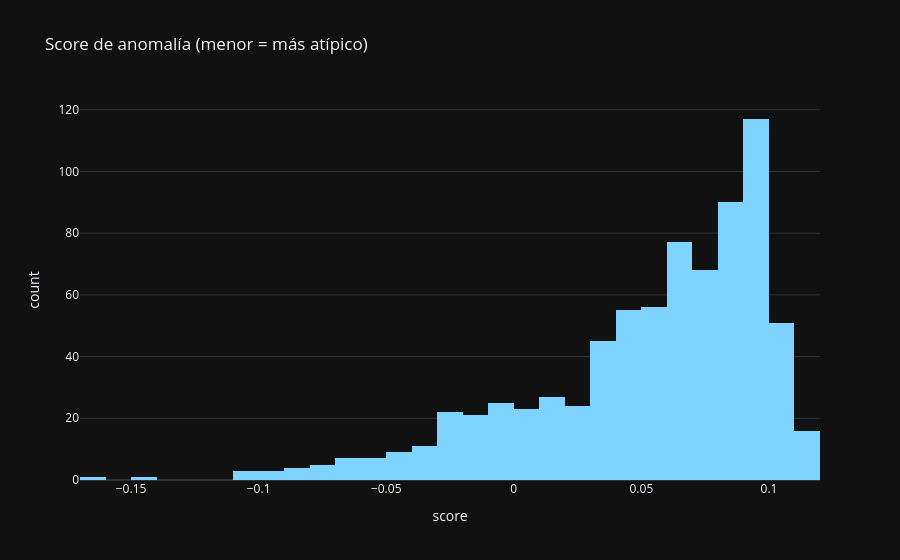
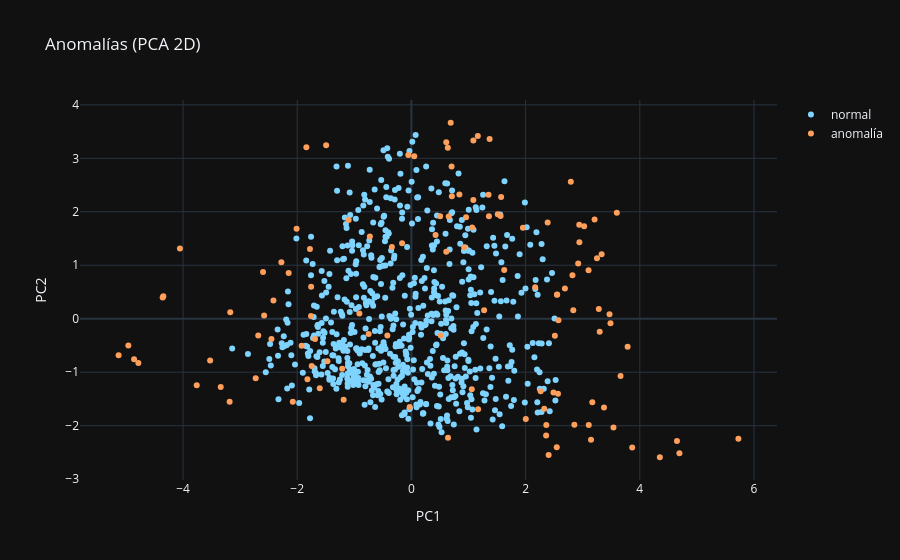

Write notebook code for charts like these, in order.
### Markdown cell above
## 📊 5 · Evaluación

Interpretación de los grupos / anomalías (proyección PCA 2D).

### Code cell
# 5 · Score de anomalía + proyección 2D (PCA)
px.histogram(x=scores, nbins=50, title='Score de anomalía (menor = más atípico)',
             labels={'x': 'score'}).show()
from sklearn.decomposition import PCA
coords = PCA(n_components=2, random_state=SEED).fit_transform(Xp)
px.scatter(x=coords[:, 0], y=coords[:, 1],
           color=df['anomalia'].map({False: 'normal', True: 'anomalía'}),
           color_discrete_map={'normal': PRIMARY, 'anomalía': ACCENT},
           labels={'x': 'PC1', 'y': 'PC2', 'color': ''}, title='Anomalías (PCA 2D)').show()

### Figure 1 — Plotly figure (JSON) as saved in the notebook; plotly's stock layout.template omitted (floating-point values rounded to 4 significant figures; data arrays with more than 128 entries replaced by an {"elided": "..."} marker saying what was removed)
{"data": [{"bingroup": "x", "hovertemplate": "score=%{x}<br>count=%{y}<extra></extra>", "legendgroup": "", "marker": {"color": "#7fd4ff", "pattern": {"shape": ""}}, "name": "", "nbinsx": 50, "orientation": "v", "showlegend": false, "type": "histogram", "x": {"elided": "768 float values"}, "xaxis": "x", "yaxis": "y"}], "layout": {"barmode": "relative", "legend": {"tracegroupgap": 0}, "title": {"text": "Score de anomalía (menor = más atípico)"}, "xaxis": {"anchor": "y", "domain": [0.0, 1.0], "title": {"text": "score"}}, "yaxis": {"anchor": "x", "domain": [0.0, 1.0], "title": {"text": "count"}}}}

### Figure 2 — Plotly figure (JSON) as saved in the notebook; plotly's stock layout.template omitted (floating-point values rounded to 4 significant figures; data arrays with more than 128 entries replaced by an {"elided": "..."} marker saying what was removed)
{"data": [{"hovertemplate": "=normal<br>PC1=%{x}<br>PC2=%{y}<extra></extra>", "legendgroup": "normal", "marker": {"color": "#7fd4ff", "symbol": "circle"}, "mode": "markers", "name": "normal", "orientation": "v", "showlegend": true, "type": "scatter", "x": {"elided": "649 float values"}, "xaxis": "x", "y": {"elided": "649 float values"}, "yaxis": "y"}, {"hovertemplate": "=anomalía<br>PC1=%{x}<br>PC2=%{y}<extra></extra>", "legendgroup": "anomalía", "marker": {"color": "#ff9f5c", "symbol": "circle"}, "mode": "markers", "name": "anomalía", "orientation": "v", "showlegend": true, "type": "scatter", "x": [2.359, -2.15, 3.298, -1.84, 0.704, 3.787, -2.416, 0.6106, 2.575, 3.597, 2.327, -4.357, 2.94, 2.549, 2.363, 1.273, -4.857, 0.6103, -3.184, -1.821, -5.128, 0.9253, 1.064, 2.553, 2.854, 0.6411, 3.146, 1.085, 2.792, -2.077, 3.373, 3.332, -0.3423, 3.026, 2.821, 2.546, 0.7087, -2.598, 5.727, 2.835, 0.5139, 1.572, 4.351, 0.4234, 1.057, 2.386, -1.922, -1.605, -2.451, 3.663, -1.099, -1.471, -0.05424, 1.351, -0.9114, -1.688, -0.7485, -0.1634, 1.513, 4.651, -1.187, 3.208, 1.168, 0.6531, 3.867, 2.567, -4.782, -3.526, -1.746, 4.694, -2.011, 0.8404, -0.7273, 3.25, 1.164, -2.277, -1.213, 2.404, 3.487, 0.6881, -4.957, 1.358, -0.4213, 0.9573, -4.345, -2.579, -1.777, 3.103, 1.625, 2.264, 3.47, 2.689, -3.76, -0.03017, -3.173, -1.756, 3.106, 3.282, -2.727, 1.953, -2.682, 2.004, 0.6375, 2.489, 2.921, 0.5026, 3.169, 0.04936, -1.493, 1.37, 2.168, -3.34, -1.758, -4.054, 2.513, 2.942, 3.539, 1.085, 1.562], "xaxis": "x", "y": [-2.185, 0.8559, -0.2422, 3.207, 2.849, -0.5253, 0.3425, 3.298, -0.02924, 1.982, -1.684, 0.3977, 1.759, 0.4501, -1.988, 0.1592, -0.7564, 1.25, -1.554, -1.13, -0.6836, 1.336, 1.708, 0.4548, -1.984, -2.227, -2.264, 2.219, 2.561, -1.551, -1.66, 1.208, 1.34, 1.73, 0.8149, -2.403, 2.289, 0.8729, -2.244, 0.1581, -0.3139, 2.277, -2.59, 1.564, -1.316, 1.801, -0.5057, -1.301, -0.3779, -1.071, 1.847, -0.7929, 3.06, 2.32, 0.0995, -0.3795, -0.2867, 1.409, 1.953, -2.284, -1.514, 1.857, -1.691, 1.912, -2.409, -1.404, -0.8257, -0.7813, -0.883, -2.517, 1.681, 2.321, 1.54, 1.131, 3.415, 1.056, -0.9353, -2.55, -0.08346, 3.665, -0.5011, 1.918, -0.3155, 1.9, 0.4188, 0.06063, 1.306, 0.9051, 0.9094, -1.356, 0.08345, 0.5637, -1.242, -1.65, 0.1223, 0.5976, -1.987, 0.1816, -1.115, 1.7, -0.3146, -1.875, 3.199, -1.378, 1.032, 1.914, -1.562, 3.041, 3.246, 3.36, 0.5889, -1.276, 0.05146, 1.314, -0.3195, 1.43, -2.031, 3.332, 1.923], "yaxis": "y"}], "layout": {"legend": {"title": {"text": ""}, "tracegroupgap": 0}, "title": {"text": "Anomalías (PCA 2D)"}, "xaxis": {"anchor": "y", "domain": [0.0, 1.0], "title": {"text": "PC1"}}, "yaxis": {"anchor": "x", "domain": [0.0, 1.0], "title": {"text": "PC2"}}}}
